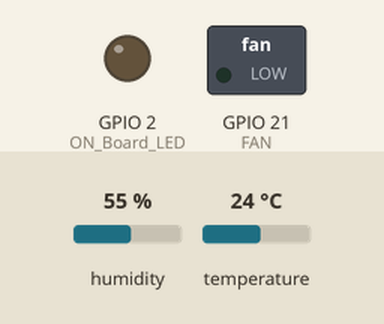
Bench run of a sketch on a simulated ESP32. Parts: switched loads named in the sketch (green lamp = pin HIGH), output pins drawn as LEDs (lit = HIGH). The inputs (shaded band) are chosen by the test bench; at power-on: humidity 55 %, temperature 24 °C. WiFi joins after 1.5 s; servers stay silent unless stated; uploads are accepted with an empty reply; what the sketch prints to the serial monitor is not drawn.

Above: at 4.2 s.
At 10.26 s:
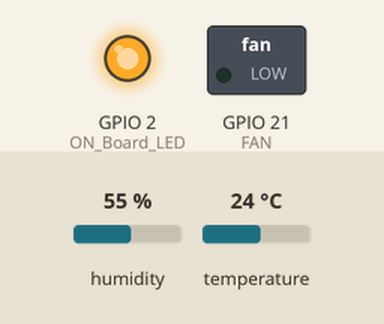
Timing chart, 0 to 10.6 s (numbered marks = the images above):
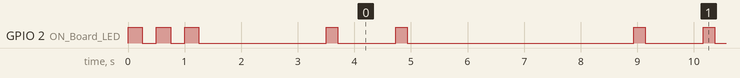

Measured:
- by itself, GPIO 2 (ON_Board_LED): HIGH → LOW at 0.25 s, → HIGH 0.25 s later, → LOW 0.25 s later, → HIGH 0.25 s later, … (101 changes in this stretch)
- by itself, everything shown: repeats every 5.4 s, in 4 steps

The sketch:

final.ino
```cpp
//>>>>>>>>>>>>>>>>>>>>>>>>>>>>>>>>>>>>>>>>>>>>>>>>>>>>>>>>>>>>>>>>>>>>>>>>>>>>>>>>>>>>>>>>> Final ESP32 MySQL Database
//======================================== Including the libraries.
#include <WiFi.h>
#include <HTTPClient.h>
#include <Arduino_JSON.h>
#include "DHT.h"
//========================================

//======================================== DHT sensor settings (DHT11).
#define DHTPIN 15 //--> Defines the Digital Pin connected to the DHT11 sensor.
#define DHTTYPE DHT11 //--> Defines the type of DHT sensor used. Here used is the DHT11 sensor.
DHT dht11_sensor(DHTPIN, DHTTYPE); //--> Initialize DHT sensor.
//========================================

// Defines the Digital Pin of the "On Board LED".
#define ON_Board_LED 2

// Defines GPIO 33 as FAN.
#define FAN 21


//======================================== SSID and Password of your WiFi router.
const char* ssid = "Anhtony";
const char* password = "123456789";
//========================================

//======================================== Variables for HTTP POST request data.
String postData = ""; //--> Variables sent for HTTP POST request data.
String payload = "";  //--> Variable for receiving response from HTTP POST.
//========================================

//======================================== Variables for DHT11 sensor data.
float send_Temp;
int send_Humd;
String send_Status_Read_DHT11 = "";
//========================================

//________________________________________________________________________________ Subroutine to control LEDs after successfully fetching data from database.
void control_LEDs() {
  Serial.println();
  Serial.println("---------------control_LEDs()");
  JSONVar myObject = JSON.parse(payload);

  // JSON.typeof(jsonVar) can be used to get the type of the var
  if (JSON.typeof(myObject) == "undefined") {
    Serial.println("Parsing input failed!");
    Serial.println("---------------");
    return;
  }

  if (myObject.hasOwnProperty("Manual")) {
    Serial.print("myObject[\"Manual\"] = ");
    Serial.println(myObject["Manual"]);
  }


  if (myObject.hasOwnProperty("Auto")) {
    Serial.print("myObject[\"Auto\"] = ");
    Serial.println(myObject["Auto"]);
  }

  //check the length of 2 strings, then on, off led based on data sent from object
  if(strcmp(myObject["Auto"], "OFF") == 0){
    if(strcmp(myObject["Manual"], "ON") == 0)   {digitalWrite(FAN, HIGH);  Serial.println("FAN ON"); }
    if(strcmp(myObject["Manual"], "OFF") == 0)  {digitalWrite(FAN, LOW);   Serial.println("FAN OFF");}
  }

  if(strcmp(myObject["Auto"], "ON") == 0) {
    if (myObject.hasOwnProperty("setpoint")) {

      int setpointValue = myObject["setpoint"];
      int temperatureValue = dht11_sensor.readTemperature();

      if(temperatureValue > setpointValue){
        delay(1000);
        digitalWrite(FAN, HIGH);  Serial.println("FAN ON");
      }else{
        delay(1000);
        digitalWrite(FAN, LOW);  Serial.println("FAN OFF");
      }
    }
  }
  Serial.println("---------------");
}
//________________________________________________________________________________

// ________________________________________________________________________________ Subroutine to read and get data from the DHT11 sensor.
void get_DHT11_sensor_data() {
  Serial.println();
  Serial.println("-------------get_DHT11_sensor_data()");

  // Reading temperature or humidity takes about 250 milliseconds!
  // Sensor readings may also be up to 2 seconds 'old' (its a very slow sensor)

  // Read temperature as Celsius (the default)
  send_Temp = dht11_sensor.readTemperature();

  // Read Humidity
  send_Humd = dht11_sensor.readHumidity();

  // Read temperature as Fahrenheit (isFahrenheit = true)
  // float ft = dht11_sensor.readTemperature(true);

  // Check if any reads failed.
  if (isnan(send_Temp) || isnan(send_Humd)) {
    Serial.println("Failed to read from DHT sensor!");
    send_Temp = 0.00;
    send_Humd = 0;
    send_Status_Read_DHT11 = "FAILED";
  } else {
    send_Status_Read_DHT11 = "SUCCEED";
  }

  Serial.printf("Temperature : %.2f °C\n", send_Temp);
  Serial.printf("Humidity : %d %%\n", send_Humd);
  Serial.printf("Status Read DHT11 Sensor : %s\n", send_Status_Read_DHT11);
  Serial.println("-------------");
}
// ________________________________________________________________________________

//________________________________________________________________________________ VOID SETUP()
void setup() {
  // put your setup code here, to run once:

  Serial.begin(115200); //--> Initialize serial communications with the PC.

  pinMode(ON_Board_LED,OUTPUT); //--> On Board LED port Direction output.
  pinMode(FAN,OUTPUT); //--> FAN port Direction output.

  //---------------------------------------- Make WiFi on ESP32 in "STA/Station" mode and start connecting to WiFi Router/Hotspot.
  WiFi.mode(WIFI_STA);
  WiFi.begin(ssid, password);
  //----------------------------------------

  Serial.println();
  Serial.println("-------------");
  Serial.print("Connecting");

  //---------------------------------------- The process of connecting the WiFi on the ESP32 to the WiFi Router/Hotspot.
  // The process timeout of connecting ESP32 with WiFi Hotspot / WiFi Router is 20 seconds.
  // If within 20 seconds the ESP32 has not been successfully connected to WiFi, the ESP32 will restart.
  // I made this condition because on my ESP32, there are times when it seems like it can't connect to WiFi, so it needs to be restarted to be able to connect to WiFi.

  int connecting_process_timed_out = 20; //--> 20 = 20 seconds.
  connecting_process_timed_out = connecting_process_timed_out * 2;
  while (WiFi.status() != WL_CONNECTED) {
    Serial.print(".");
    //........................................ Make the On Board Flashing LED on the process of connecting to the wifi router.
    digitalWrite(ON_Board_LED, HIGH);
    delay(250);
    digitalWrite(ON_Board_LED, LOW);
    delay(250);
    //........................................

    //........................................ Countdown "connecting_process_timed_out".
    if(connecting_process_timed_out > 0) connecting_process_timed_out--;
    if(connecting_process_timed_out == 0) {
      delay(1000);
      ESP.restart();
    }
    //........................................
  }
  //----------------------------------------

  digitalWrite(ON_Board_LED, LOW); //--> Turn off the On Board LED when it is connected to the wifi router.

  //---------------------------------------- If successfully connected to the wifi router, the IP Address that will be visited is displayed in the serial monitor
  Serial.println();
  Serial.print("Successfully connected to : ");
  Serial.println(ssid);
  //Serial.print("IP address: ");
  //Serial.println(WiFi.localIP());
  Serial.println("-------------");
  //----------------------------------------

  // Setting up the DHT sensor (DHT11).
  dht11_sensor.begin();

  delay(2000);
}
//________________________________________________________________________________

//________________________________________________________________________________ VOID LOOP()
void loop() {
  // put your main code here, to run repeatedly

  //---------------------------------------- Check WiFi connection status.
  if(WiFi.status()== WL_CONNECTED) {
    HTTPClient http;  //--> Declare object of class HTTPClient.
    int httpCode;     //--> Variables for HTTP return code.

    //........................................ Process to get LEDs data from database to control LEDs.
    postData = "id=esp32_01";
    payload = "";

    digitalWrite(ON_Board_LED, HIGH);
    Serial.println();
    Serial.println("---------------getdata.php");

    http.begin("http://172.20.10.2/loginSystem/dht11_fan/getdata.php");  //--> Specify request destination
    http.addHeader("Content-Type", "application/x-www-form-urlencoded");        //--> Specify content-type header

    httpCode = http.POST(postData); //--> Send the request
    payload = http.getString();     //--> Get the response payload

    Serial.print("httpCode : ");
    Serial.println(httpCode); //--> Print HTTP return code
    Serial.print("payload  : ");
    Serial.println(payload);  //--> Print request response payload

    http.end();  //--> Close connection
    Serial.println("---------------");
    digitalWrite(ON_Board_LED, LOW);
    //........................................

    // Calls the get_DHT11_sensor_data() subroutine.
    get_DHT11_sensor_data();

    delay(1000);
    // Calls the control_LEDs() subroutine.
    control_LEDs();

    //........................................ The process of sending the DHT11 sensor data and the state of the LEDs to the database.
    String FAN_State = "";

    if (digitalRead(FAN) == 1) FAN_State = "ON";
    if (digitalRead(FAN) == 0) FAN_State = "OFF";


    postData = "id=esp32_01";
    postData += "&temperature=" + String(send_Temp);
    postData += "&humidity=" + String(send_Humd);
    postData += "&status_read_sensor_dht11=" + send_Status_Read_DHT11;
    postData += "&fan=" + FAN_State;
    payload = "";

    digitalWrite(ON_Board_LED, HIGH);
    Serial.println();
    Serial.println("---------------updateDHT11data_and_recordtable.php");
    // Example : http.begin("http://192.168.0.0/ESP32_MySQL_Database/Final/updateDHT11data_and_recordtable.php");
    http.begin("http://172.20.10.2/loginSystem/dht11_fan/updateDHT11data_and_recordtable.php");  //--> Specify request destination
    http.addHeader("Content-Type", "application/x-www-form-urlencoded");  //--> Specify content-type header

    httpCode = http.POST(postData); //--> Send the request
    payload = http.getString();  //--> Get the response payload

    Serial.print("httpCode : ");
    Serial.println(httpCode); //--> Print HTTP return code
    Serial.print("payload  : ");
    Serial.println(payload);  //--> Print request response payload

    http.end();  //Close connection
    Serial.println("---------------");
    digitalWrite(ON_Board_LED, LOW);
    //........................................

    delay(4000);
  }
  //----------------------------------------
}
//________________________________________________________________________________
//<<<<<<<<<<<<<<<<<<<<<<<<<<<<<<<<<<<<<<<<<<<<<<<<<<<<<<<<<<<<<<<<<<<<<<<<<<<<<<<<<<<<<<<<<
```
